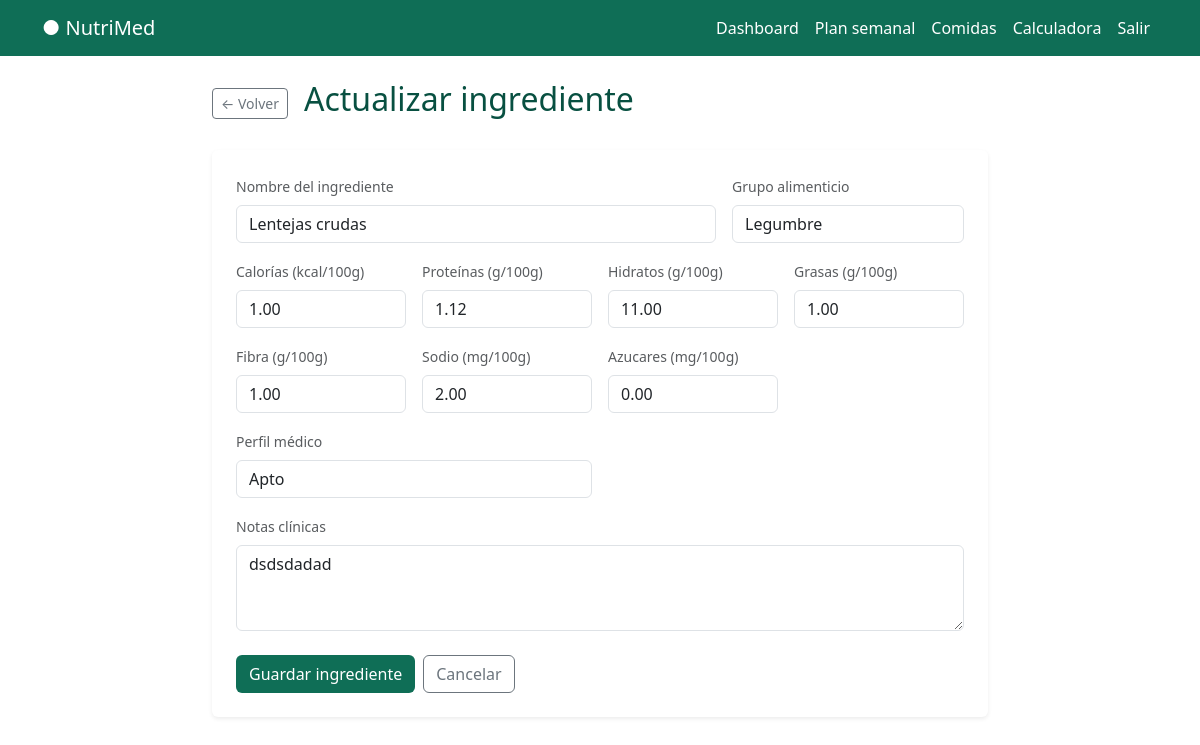
The page /alimentos/4/editar/ (signed in) on the database its author committed.
### alimentos/models.py (models this page shows, shortened)
class Alimentos(models.Model):
    GRUPOS = [
       ('verdura', 'Verdura'),
        ('fruta', 'Fruta'),
        ('cereal', 'Cereal'),
        ('legumbre', 'Legumbre'),
        ('proteina', 'Proteína'),
        ('lacteo', 'Lácteo'),
        ('grasa', 'Grasa'),
        ('otro', 'Otro'),
    ]
    PERFIL = [
         ('apto', 'Apto'),
        ('moderado', 'Moderado'),
        ('evitar', 'Evitar'),
    ]
    usuario = models.ForeignKey(User, on_delete=models.CASCADE)
    nombre = models.CharField(max_length=200)
    grupo = models.CharField(max_length=50, choices=GRUPOS)
    calorias = models.DecimalField(max_digits=6, decimal_places=2)
    proteinas = models.DecimalField(max_digits=5, decimal_places=2)
    hidratos = models.DecimalField(max_digits=5, decimal_places=2)
    grasas = models.DecimalField(max_digits=5, decimal_places=2)
    fibra = models.DecimalField(max_digits=5, decimal_places=2, default=0)
    sodio = models.DecimalField(max_digits=6, decimal_places=2, default=0)
    azucares = models.DecimalField(max_digits=5, decimal_places=2, default=0)
    perfil_medico = models.CharField(max_length=20, choices=PERFIL, default='apto')
    notas = models.TextField(blank=True)
    creado = models.DateTimeField(auto_now_add=True)
    class Meta:
        ordering = ['nombre']

### alimentos/views.py (the view)
# urls.py: path('<int:id>/editar/', views.actualizar_alimentos, name='editar_alimento'),
@login_required
def actualizar_alimentos(request, id):
    repo = AlimentoRepository(request.user)
    alimento = repo.get_by_id(id)
    if request.method == "POST":
       form = AlimentoForm(request.POST, instance=alimento)
       if form.is_valid():
           repo.update(id, form.cleaned_data)
           messages.success(request, "Ingrediente actualizado correctamente")
           return redirect('lista_alimentos')
    else:
        form = AlimentoForm(instance=alimento)
    return render(request, 'alimentos/form.html', {'form': form, 'titulo': 'Actualizar ingrediente', 'alimento': alimento})

### alimentos/repositories.py (called while the page is built)
    def get_by_id(self, id):
        return Alimentos.objects.get(id=id, usuario=self.usuario)

### templates/alimentos/form.html (shortened to what this page needs)
{% extends 'base.html' %}
{% block content %}
<div class="container py-4" style="max-width:800px">
  <div class="d-flex align-items-center gap-3 mb-4">
    <a href="{% url 'lista_alimentos' %}" class="btn btn-outline-secondary btn-sm">← Volver</a>
    <h2 style="color:#085041">{{ titulo }}</h2>
  </div>
  <div class="card border-0 shadow-sm p-4">
    <form method="POST">
      <div class="row g-3">
        <div class="col-md-8">
          <label class="form-label small text-muted">Nombre del ingrediente</label>
          {{ form.nombre }}
        </div>
        <div class="col-md-4">
          <label class="form-label small text-muted">Grupo alimenticio</label>
          {{ form.grupo }}
        </div>
        <div class="col-md-3">
          <label class="form-label small text-muted">Calorías (kcal/100g)</label>
          {{ form.calorias }}
        </div>
        <div class="col-md-3">
          <label class="form-label small text-muted">Proteínas (g/100g)</label>
          {{ form.proteinas }}
        </div>
        <div class="col-md-3">
          <label class="form-label small text-muted">Hidratos (g/100g)</label>
          {{ form.hidratos }}
        </div>
        <div class="col-md-3">
          <label class="form-label small text-muted">Grasas (g/100g)</label>
          {{ form.grasas }}
        </div>
        <div class="col-md-3">
          <label class="form-label small text-muted">Fibra (g/100g)</label>
          {{ form.fibra }}
        </div>
        <div class="col-md-3">
          <label class="form-label small text-muted">Sodio (mg/100g)</label>
          {{ form.sodio }}
        </div>
        <div class="col-md-3">
          <label class="form-label small text-muted">Azucares (mg/100g)</label>
          {{ form.azucares }}
        </div>
        <div class="col-md-6">
          <label class="form-label small text-muted">Perfil médico</label>
          {{ form.perfil_medico }}
        </div>
        <div class="col-12">
          <label class="form-label small text-muted">Notas clínicas</label>
          {{ form.notas }}
        </div>
      </div>
      <div class="d-flex gap-2 mt-4">
        <button type="submit" class="btn text-white" style="background:#0F6E56">Guardar ingrediente</button>
        <a href="{% url 'lista_alimentos' %}" class="btn btn-outline-secondary">Cancelar</a>
      </div>
    </form>
  </div>
</div>
{% endblock %}

### rows shown on the page
Alimentos: nombre "Lentejas crudas", grupo "Legumbre", calorias "1.00", proteinas "1.12", hidratos "11.00", grasas "1.00", fibra "1.00", sodio "2.00", azucares "0.00", perfil_medico "Apto", notas "dsdsdadad"

### other values the page prints
{{ titulo }} "Actualizar ingrediente"
